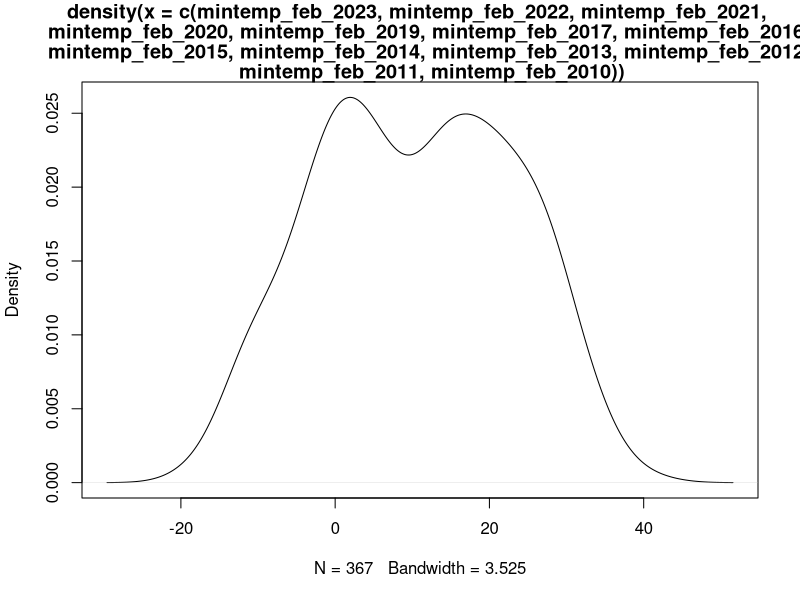
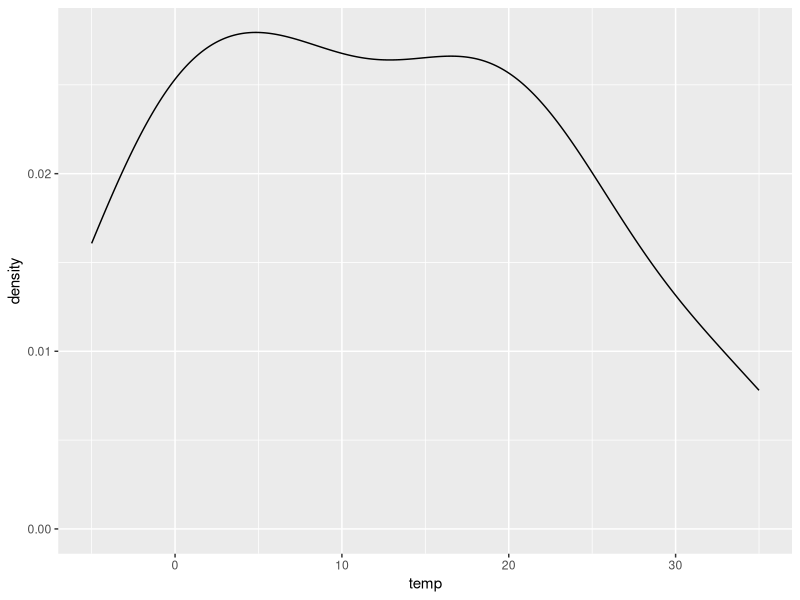

Generate these figures, in order, with R:
library(tidyverse)

mintemp_feb_2023 = c(1, -9, -13, 2, 14, 14, 27, 21, 19, 8, 28, 20, 24, 35, 16, 12, 6, 22, 18, 10, 3, 14, 0, -8, 3, 5, 28, 20)
mintemp_feb_2022 = c(3, -4, -9, -4, -3, 2, -2, 12, 20, 13, 3, -7, -5, 4, 10, 15, -2, 2, -1, 25, 15, 2, -5, -3, 2, 5, 13, 21)
mintemp_feb_2021 = c(22, 18, 16, 7, 2, -12, -16, -10, -8, -6, -10, -13, -12, -19, -17, -15, -3, 7, 2, -2, 18, 25, 31, 28, 24, 25, 27, 20)
mintemp_feb_2020 = c(27, 31, 20, 10, 11, 11, 13, -3, 9, 7, 21, 0, -11, -12, 15, 14, 22, 5, 0, -6, 12, 18, 27, 23, 28, 19, 15, 17, 16)
mintemp_feb_2019 = c(-3, 12, 32, 2, 2, 12, -5, -11, -12, 6, 17, 11, 4, 0, -3, -2, 14, 5, -3, 15, 7, 10, 26, -2, -5, 0, 0, -3)
mintemp_feb_2018 = c(-4, -7, 9, -6, -4, -6, 0, 4, 1, -1, -2, -2, 7, 17, 14, 0, 20, 19, 19, 8, 2, 7, 16, 5, 15, 14, 22, 22)
mintemp_feb_2017 = c(12, 8, 7, 13, 18, 18, 12, 1, 3, 20, 36, 29, 28, 26, 19, 27, 30, 34, 32, 41, 32, 37, 29, 20, 14, 23, 22, 32)
mintemp_feb_2016 = c(22, 24, 11, 8, 6, 25, 16, 11, 5, 3, 2, 0, -6, 7, 18, 21, 14, 25, 35, 30, 26, 27, 33, 30, 26, 24, 34, 28, 19)
mintemp_feb_2015 = c(5, 0, 6, -1, -7, 13, 20, 23, 20, 22, 2, -3, 6, -3, 0, 8, -2, -9, -11, 5, 0, -9, -11, 13, 5, -3, -6, -3)
mintemp_feb_2014 = c(-1, -7, -1, -1, -5, -11, -5, -4, -7, -11, -12, 12, 5, 1, 0, 4, 18, 16, 21, 15, 6, 4, 1, -3, -7, -11, -14, -9)
mintemp_feb_2013 = c(-13, 0, 3, 3, 8, 3, 18, 16, 22, 25, 19, 16, 20, 15, 6, 2, 9, 9, 0, -3, 7, 20, 20, 12, 23, 17, 29, 25)
mintemp_feb_2012 = c(28, 28, 27, 23, 27, 25, 15, 12, 17, 6, 1, 6, 15, 22, 23, 24, 26, 18, 19, 27, 30, 22, 28, 14, 11, 26, 22, 24, 31)
mintemp_feb_2011 = c(5, -4, -2, 10, 14, 23, 0, -10, -7, -11, -6, 18, 29, 32, 32, 28, 30, 15, 10, 24, 16, 6, 25, 15, 0, -2, 2, 2)
mintemp_feb_2010 = c(8, 8, 1, 19, 28, 19, 15, 22, 15, 3, 0, 3, 10, 5, 22, 17, 16, 10, 7, 18, 13, 14, 9, 1, 3, 5, 9, 16)
mintemp_feb_2009 = c(22, 1, -4, -5, 9, 16, 24, 16, 30, 35, 32, 23, 17, 9, 7, 16, 23, 8, 2, 7, 6, -1, 0, 18, 23, 14, 2, -2)

plot(density(c(mintemp_feb_2023, mintemp_feb_2022, mintemp_feb_2021, mintemp_feb_2020, mintemp_feb_2019, 
               mintemp_feb_2017, mintemp_feb_2016, mintemp_feb_2015, mintemp_feb_2014, mintemp_feb_2013, 
               mintemp_feb_2012, mintemp_feb_2011, mintemp_feb_2010)))

tibble(temp = c(mintemp_feb_2009)) |>
  ggplot(aes(x = temp)) +
    geom_density()
